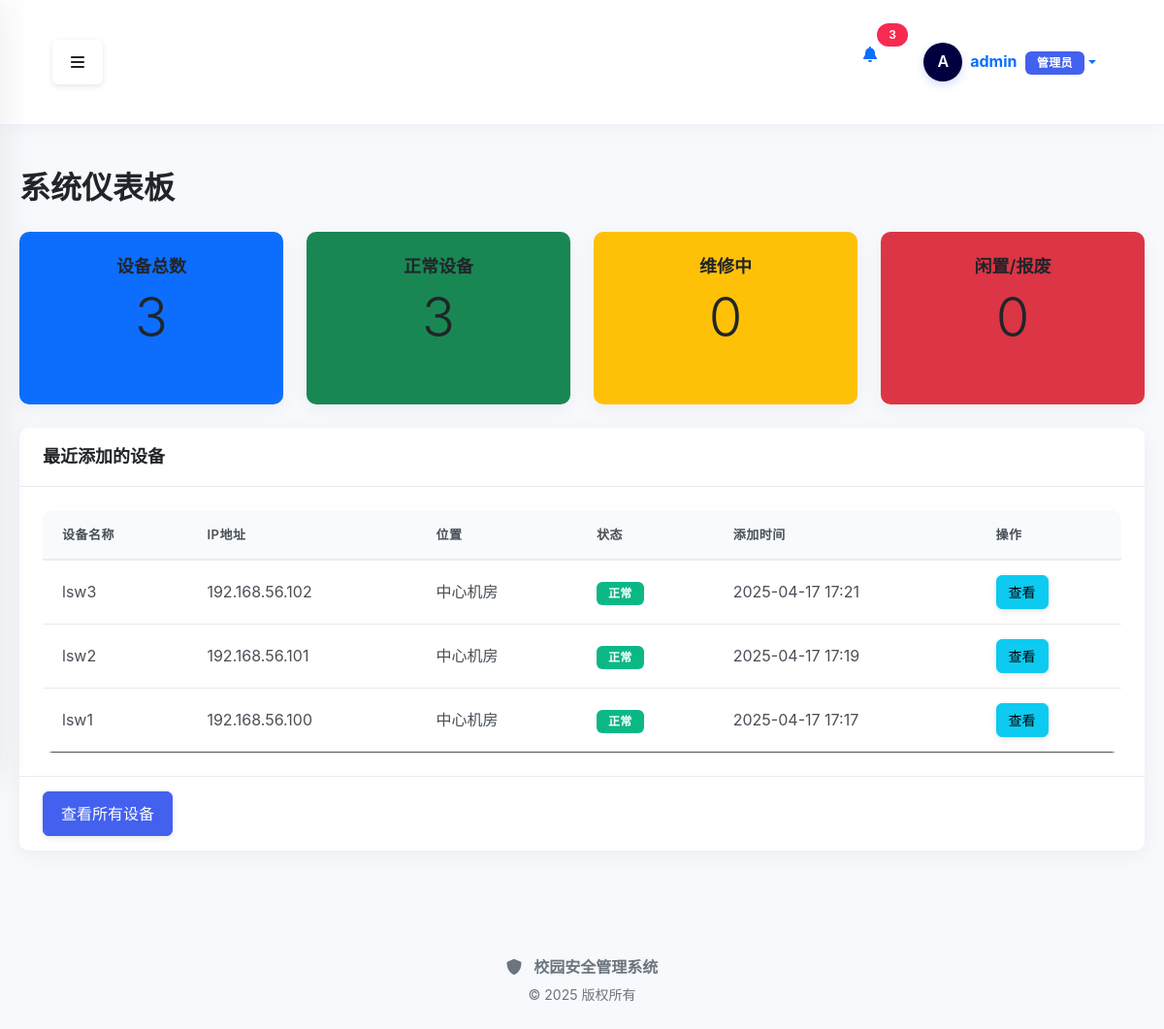
The page /dashboard (signed in) on the database as committed earlier.
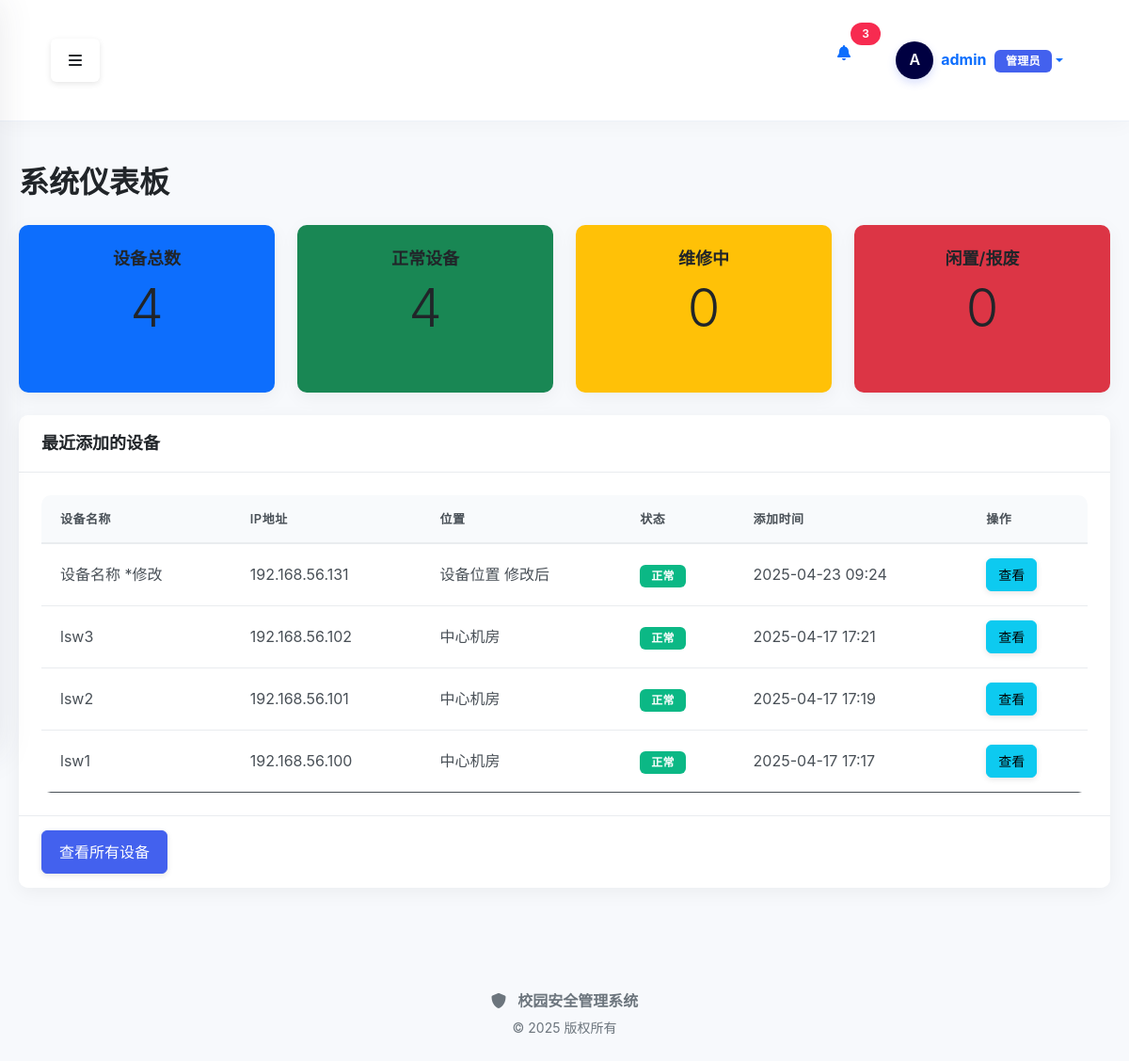
The same page on the database as committed later.
### src/models/device.py (models this page shows, shortened)
class Device(BaseModel):
    __tablename__ = 'devices'
    __table_args__ = {'extend_existing': True}  # 确保可以扩展现有表
    id = db.Column(db.Integer, primary_key=True)
    name = db.Column(db.String(100), nullable=False)
    ip_address = db.Column(db.String(20), nullable=False)
    type_id = db.Column(db.Integer, db.ForeignKey('device_types.id'))
    location = db.Column(db.String(100))
    status = db.Column(db.String(20), default='正常')
    serial_number = db.Column(db.String(50), nullable=True)
    firmware_version = db.Column(db.String(50), nullable=True)
    device_code = db.Column(db.String(50), nullable=True, unique=True)
    mac_address = db.Column(db.String(20), nullable=True)
    manufacturer = db.Column(db.String(100), nullable=True)
    model = db.Column(db.String(100), nullable=True)
    purchase_date = db.Column(db.Date, nullable=True)
    warranty_period = db.Column(db.Integer, nullable=True)  # 保修期（月）
    notes = db.Column(db.Text, nullable=True)
    username = db.Column(db.String(50), default='admin', nullable=True)
    password = db.Column(db.String(100), default='admin123', nullable=True)
    port = db.Column(db.Integer, default=22, nullable=True)
    connection_protocol = db.Column(db.String(20), default='ssh', nullable=True)  # ssh, telnet, snmp

### src/app.py (the view)
    @app.route('/dashboard')
    def dashboard():
        if not current_user.is_authenticated:
            return redirect(url_for('auth.login'))
        try:
            from src.models.device import Device
            device_count = Device.query.count()
            normal_count = Device.query.filter_by(status='正常').count()
            maintenance_count = Device.query.filter_by(status='维修中').count()
            inactive_count = Device.query.filter_by(status='闲置').count()
            retired_count = Device.query.filter_by(status='报废').count()
            recent_devices = Device.query.order_by(Device.id.desc()).limit(5).all()
            return render_template(
                'dashboard.html',
                title="系统仪表板",
                device_count=device_count,
                normal_count=normal_count,
                maintenance_count=maintenance_count,
                inactive_count=inactive_count,
                retired_count=retired_count,
                recent_devices=recent_devices
            )
        except Exception as e:
            logger.error(f"仪表板加载错误: {str(e)}")
            import traceback
            logger.error(traceback.format_exc())
            return render_template('errors/500.html'), 500

### src/templates/dashboard.html (shortened to what this page needs)
{% extends 'base.html' %}
{% block content %}
<div class="container my-4">
    <h1 class="mb-4">系统仪表板</h1>
    <div class="row mb-4">
        <div class="col-md-3">
            <div class="card h-100 bg-primary text-white">
                <div class="card-body text-center">
                    <h5 class="card-title">设备总数</h5>
                    <h1 class="display-4">{{ device_count }}</h1>
                </div>
            </div>
        </div>
        <div class="col-md-3">
            <div class="card h-100 bg-success text-white">
                <div class="card-body text-center">
                    <h5 class="card-title">正常设备</h5>
                    <h1 class="display-4">{{ normal_count }}</h1>
                </div>
            </div>
        </div>
        <div class="col-md-3">
            <div class="card h-100 bg-warning text-dark">
                <div class="card-body text-center">
                    <h5 class="card-title">维修中</h5>
                    <h1 class="display-4">{{ maintenance_count }}</h1>
                </div>
            </div>
        </div>
        <div class="col-md-3">
            <div class="card h-100 bg-danger text-white">
                <div class="card-body text-center">
                    <h5 class="card-title">闲置/报废</h5>
                    <h1 class="display-4">{{ inactive_count + retired_count }}</h1>
                </div>
            </div>
        </div>
    </div>
    <div class="row">
        <div class="col-12">
            <div class="card">
                <div class="card-header">
                    <h5 class="mb-0">最近添加的设备</h5>
                </div>
                <div class="card-body">
                    <div class="table-responsive">
                        <table class="table table-hover">
                            <thead>
                                <tr>
                                    <th>设备名称</th>
                                    <th>IP地址</th>
                                    <th>位置</th>
                                    <th>状态</th>
                                    <th>添加时间</th>
                                    <th>操作</th>
                                </tr>
                            </thead>
                            <tbody>
                                {% for device in recent_devices %}
                                <tr>
                                    <td>{{ device.name }}</td>
                                    <td>{{ device.ip_address }}</td>
                                    <td>{{ device.location }}</td>
                                    <td>
                                        {% if device.status == '正常' %}
                                        <span class="badge bg-success">{{ device.status }}</span>
                                        {% elif device.status == '维修中' %}
                                        <span class="badge bg-warning">{{ device.status }}</span>
                                        {% else %}
                                        <span class="badge bg-danger">{{ device.status }}</span>
                                        {% endif %}
                                    </td>
                                    <td>{{ device.created_at.strftime('%Y-%m-%d %H:%M') if device.created_at else '未知' }}</td>
                                    <td>
                                        <a href="{{ url_for('device.view', device_id=device.id) }}" class="btn btn-sm btn-info">查看</a>
                                    </td>
                                </tr>
                                {% else %}
                                <tr>
                                    <td colspan="6" class="text-center">暂无设备数据</td>
                                </tr>
                                {% endfor %}
                            </tbody>
                        </table>
                    </div>
                </div>
                <div class="card-footer">
                    <a href="{{ url_for('device.index') }}" class="btn btn-primary">查看所有设备</a>
                </div>
            </div>
        </div>
    </div>
</div>
{% endblock %}

Rows that differ between the two databases and show on the page:
added Device: name "设备名称 *修改", ip_address "192.168.56.131", location "设备位置 修改后", status "正常", created_at "2025-04-23 09:24"
Other text that changed with them:
{{ device_count }}: "3" → "4"
{{ normal_count }}: "3" → "4"
